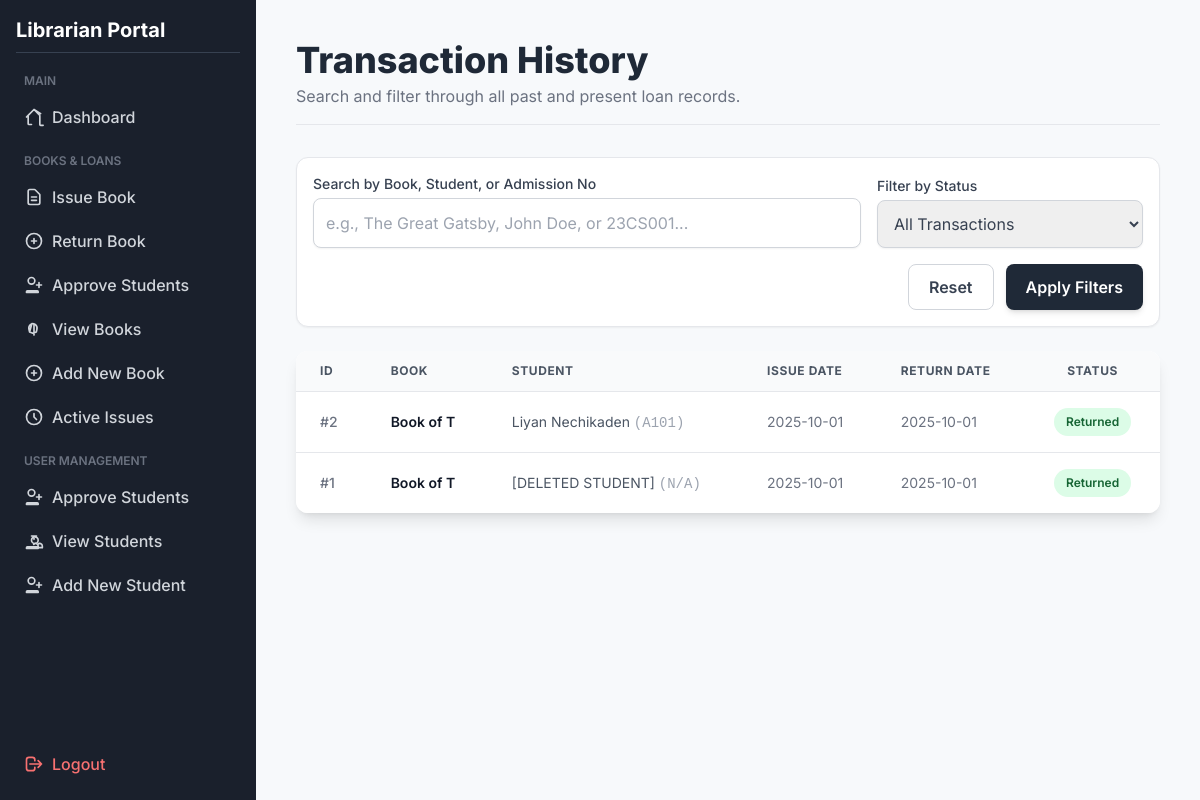
Page /transaction_history (signed in) on the earlier database version.
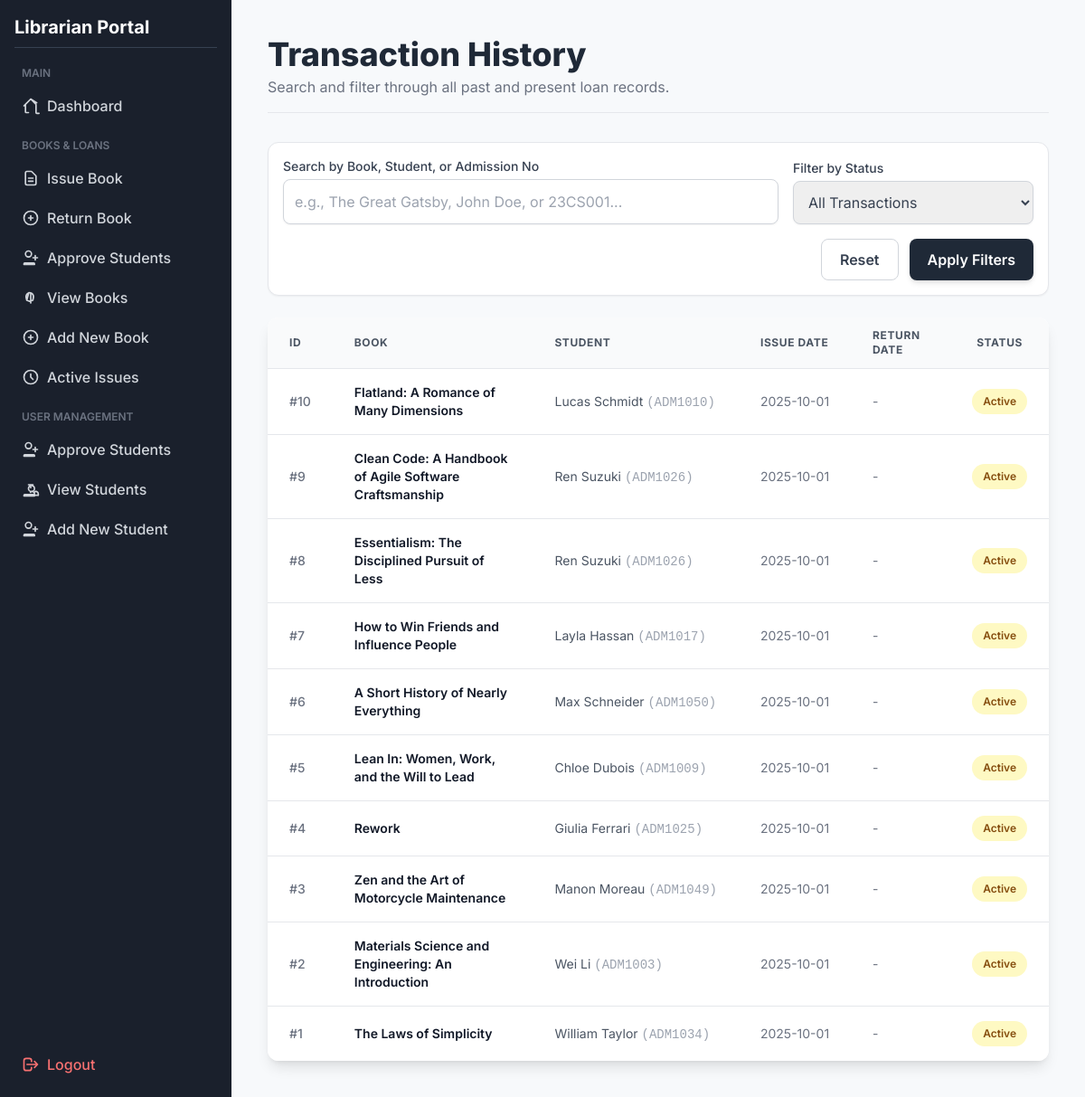
Same page on the later database version.
### tables this page shows
CREATE TABLE transactions (
                            id INTEGER PRIMARY KEY AUTOINCREMENT,
                            book_id INTEGER, 
                            student_id INTEGER, 
                            issue_date TEXT NOT NULL,
                            due_date TEXT NOT NULL,  
                            return_date TEXT,
                            FOREIGN KEY(book_id) REFERENCES books(id) ON DELETE SET NULL,
                            FOREIGN KEY(student_id) REFERENCES students(id) ON DELETE SET NULL
                        );

### app.py (the view)
@app.route("/transaction_history")
@login_required
def transaction_history():
    query = request.args.get('query', '')
    status_filter = request.args.get('status', 'all')
    sql = """
        SELECT t.id,
               COALESCE(b.name, '[DELETED BOOK]') AS book_name,
               COALESCE(s.name, '[DELETED STUDENT]') AS student_name,
               COALESCE(s.admission_no, 'N/A') AS admission_no,
               COALESCE(s.batch, '-') AS batch,
               t.issue_date,
               t.return_date
        FROM transactions t
        LEFT JOIN books b ON t.book_id = b.id
        LEFT JOIN students s ON t.student_id = s.id
    """
    params = []
    conditions = []
    if query:
        search_term = f"%{query}%"
        conditions.append("(b.name LIKE ? OR s.name LIKE ? OR s.admission_no LIKE ?)")
        params.extend([search_term, search_term, search_term])
    if status_filter == 'active':
        conditions.append("t.return_date IS NULL")
    elif status_filter == 'returned':
        conditions.append("t.return_date IS NOT NULL")
    if conditions:
        sql += " WHERE " + " AND ".join(conditions)
    sql += " ORDER BY t.id DESC"
    with get_connection() as conn:
        transactions = conn.execute(sql, tuple(params)).fetchall()
    return render_template("transaction_history.html",
                           transactions=transactions,
                           search_query=query,
                           current_status=status_filter)

### app.py (called while the page is built)
def get_connection():
    return SQLiteContext(DB_NAME)

def login_required(f):
    @wraps(f)
    def decorated_function(*args, **kwargs):
        if not session.get('logged_in'):
            flash('Please log in to access this page.', 'danger')
            return redirect(url_for('login'))
        return f(*args, **kwargs)
    return decorated_function

@app.context_processor
def inject_pending_count():
    with get_connection() as conn:
        try:
            count = conn.execute("SELECT COUNT(id) FROM students_auth WHERE is_approved = 0").fetchone()[0]
            return dict(pending_count=count)
        except:
            return dict(pending_count=0)

    def __enter__(self):
        self.conn = sqlite3.connect(self.db_name)
        self.conn.row_factory = sqlite3.Row
        self.conn.execute('PRAGMA foreign_keys = ON;')
        return self.conn

    def __exit__(self, exc_type, exc_val, exc_tb):
        if exc_type is None and self.conn:
            self.conn.commit()
        if self.conn:
            self.conn.close()
        return False

### templates/transaction_history.html (shortened to what this page needs)
<!DOCTYPE html>
<html lang="en">
<head>
    <script src="https://cdn.tailwindcss.com"></script>
</head>
<body class="min-h-screen">
    <div class="md:flex">
        <div class="sidebar w-full md:w-64 p-4 flex-shrink-0 md:flex md:flex-col md:h-screen md:sticky md:top-0 md:sticky md:top-0">
            <div class="flex-grow">
                <h2 class="text-xl font-bold text-white mb-4 border-b border-gray-700 pb-2">Librarian Portal</h2>
                <nav class="flex flex-col space-y-1">
                    <span class="text-xs uppercase text-gray-500 px-2 pt-1 pb-1 font-semibold block">Main</span>
                    <a href="{{ url_for('index') }}" class="nav-link flex items-center p-2 rounded-lg text-gray-300 font-medium">
                        <svg class="w-5 h-5 mr-2" fill="none" stroke="currentColor" viewBox="0 0 24 24" xmlns="http://www.w3.org/2000/svg"><path stroke-linecap="round" stroke-linejoin="round" stroke-width="2" d="M3 12l2-2m0 0l7-7 7 7M5 10v10a1 1 0 001 1h3m10-10v10a1 1 0 001 1h3m-3-14L12 3l-7 7"></path></svg>
                        Dashboard
                    </a>
                    <span class="text-xs uppercase text-gray-500 px-2 pt-3 pb-1 font-semibold block">Books & Loans</span>
                    <a href="{{ url_for('issue_book') }}" class="nav-link flex items-center p-2 rounded-lg text-gray-300 font-medium">
                        <svg class="w-5 h-5 mr-2" fill="none" stroke="currentColor" viewBox="0 0 24 24" xmlns="http://www.w3.org/2000/svg"><path stroke-linecap="round" stroke-linejoin="round" stroke-width="2" d="M9 12h6m-6 4h6m2 5H7a2 2 0 01-2-2V5a2 2 0 012-2h5.586a1 1 0 01.707.293l5.414 5.414a1 1 0 01.293.707V19a2 2 0 01-2 2z"></path></svg>
                        Issue Book
                    </a>
                    <a href="{{ url_for('return_book') }}" class="nav-link flex items-center p-2 rounded-lg text-gray-300 font-medium">
                        <svg class="w-5 h-5 mr-2" fill="none" stroke="currentColor" viewBox="0 0 24 24" xmlns="http://www.w3.org/2000/svg"><path stroke-linecap="round" stroke-linejoin="round" stroke-width="2" d="M12 9v3m0 0v3m0-3h3m-3 0H9m12 0a9 9 0 11-18 0 9 9 0 0118 0z"></path></svg>
                        Return Book
                    </a>
                    <a href="{{ url_for('approve_students') }}" class="nav-link flex items-center p-2 rounded-lg text-gray-300 font-medium">
                         <svg class="w-5 h-5 mr-2" fill="none" stroke="currentColor" viewBox="0 0 24 24"><path stroke-linecap="round" stroke-linejoin="round" stroke-width="2" d="M18 9v3m0 0v3m0-3h3m-3 0h-3m-2-5a4 4 0 11-8 0 4 4 0 018 0zM3 20a1 1 0 011-1h12a1 1 0 011 1v1h-14v-1z"></path></svg>
                        <span>Approve Students</span>
                    </a>
                    <a href="{{ url_for('view_books') }}" class="nav-link flex items-center p-2 rounded-lg text-gray-300 font-medium">
                        View Books
                    </a>
                    <a href="{{ url_for('add_book') }}" class="nav-link flex items-center p-2 rounded-lg text-gray-300 font-medium">
                        <svg class="w-5 h-5 mr-2" fill="none" stroke="currentColor" viewBox="0 0 24 24" xmlns="http://www.w3.org/2000/svg"><path stroke-linecap="round" stroke-linejoin="round" stroke-width="2" d="M12 9v3m0 0v3m0-3h3m-3 0H9m12 0a9 9 0 11-18 0 9 9 0 0118 0z"></path></svg>
                        Add New Book
                    </a>
                    <a href="{{ url_for('active_issues') }}" class="nav-link flex items-center p-2 rounded-lg text-gray-300 font-medium">
                        <svg class="w-5 h-5 mr-2" fill="none" stroke="currentColor" viewBox="0 0 24 24" xmlns="http://www.w3.org/2000/svg"><path stroke-linecap="round" stroke-linejoin="round" stroke-width="2" d="M12 8v4l3 3m6-3a9 9 0 11-18 0 9 9 0 0118 0z"></path></svg>
                        Active Issues
                    </a>
                    <span class="text-xs uppercase text-gray-500 px-2 pt-3 pb-1 font-semibold block">User Management</span>
                    <a href="{{ url_for('approve_students') }}" class="nav-link flex items-center p-2 rounded-lg text-gray-300 font-medium">
                         <svg class="w-5 h-5 mr-2" fill="none" stroke="currentColor" viewBox="0 0 24 24" xmlns="http://www.w3.org/2000/svg"><path stroke-linecap="round" stroke-linejoin="round" stroke-width="2" d="M18 9v3m0 0v3m0-3h3m-3 0h-3m-2-5a4 4 0 11-8 0 4 4 0 018 0zM3 20a1 1 0 011-1h12a1 1 0 011 1v1h-14v-1z"></path></svg>
                        Approve Students
                    </a>
                    <a href="{{ url_for('view_students') }}" class="nav-link flex items-center p-2 rounded-lg text-gray-300 font-medium">
                        View Students
                    </a>
                    <a href="{{ url_for('add_student') }}" class="nav-link flex items-center p-2 rounded-lg text-gray-300 font-medium">
                        <svg class="w-5 h-5 mr-2" fill="none" stroke="currentColor" viewBox="0 0 24 24"><path stroke-linecap="round" stroke-linejoin="round" stroke-width="2" d="M18 9v3m0 0v3m0-3h3m-3 0h-3m-2-5a4 4 0 11-8 0 4 4 0 018 0zM3 20a1 1 0 011-1h12a1 1 0 011 1v1h-14v-1z"></path></svg>
                        Add New Student
                    </a>
                </nav>
            </div>
            <div class="flex-shrink-0 mt-2">
                <a href="{{ url_for('logout') }}" class="nav-link flex items-center p-2 rounded-lg text-red-400 font-medium">
                    <svg class="w-5 h-5 mr-2" fill="none" stroke="currentColor" viewBox="0 0 24 24" xmlns="http://www.w3.org/2000/svg"><path stroke-linecap="round" stroke-linejoin="round" stroke-width="2" d="M17 16l4-4m0 0l-4-4m4 4H7m6 4v1a3 3 0 01-3 3H6a3 3 0 01-3-3V7a3 3 0 013-3h4a3 3 0 013 3v1"></path></svg>
                    Logout
                </a>
            </div>
        </div>
        <main class="flex-grow p-10">
            <header class="mb-8 pb-4 border-b border-gray-200">
                <h1 class="text-4xl font-extrabold text-gray-800">Transaction History</h1>
                <p class="text-gray-500 mt-1">Search and filter through all past and present loan records.</p>
            </header>
            <div class="mb-6 bg-white p-4 rounded-xl shadow-sm border border-gray-200">
                <form method="GET" action="{{ url_for('transaction_history') }}" class="grid grid-cols-1 md:grid-cols-3 gap-4 items-end">
                    <div class="md:col-span-2">
                        <label for="query" class="block text-sm font-medium text-gray-700 mb-1">Search by Book, Student, or Admission No</label>
                        <input type="text" name="query" id="query" value="{{ search_query or '' }}" class="w-full p-3 border border-gray-300 rounded-lg focus:ring-blue-500 focus:border-blue-500 text-gray-700 shadow-sm" placeholder="e.g., The Great Gatsby, John Doe, or 23CS001...">
                    </div>
                    <div>
                        <label for="status" class="block text-sm font-medium text-gray-700 mb-1">Filter by Status</label>
                        <select name="status" id="status" class="w-full p-3 border border-gray-300 rounded-lg focus:ring-blue-500 focus:border-blue-500 text-gray-700 shadow-sm">
                            <option value="all" {% if current_status == 'all' %}selected{% endif %}>All Transactions</option>
                        </select>
                    </div>
                    <div class="md:col-span-3 flex justify-end gap-3">
                         <a href="{{ url_for('transaction_history') }}" class="px-5 py-2.5 border border-gray-300 text-gray-700 font-semibold rounded-lg hover:bg-gray-50 transition duration-150">Reset</a>
                        <button type="submit" class="px-5 py-2.5 bg-gray-800 text-white font-semibold rounded-lg shadow-md hover:bg-gray-900 transition duration-150">Apply Filters</button>
                    </div>
                </form>
            </div>
            <div class="overflow-x-auto bg-white rounded-xl shadow-lg">
                <table class="min-w-full divide-y divide-gray-200">
                    <thead class="bg-gray-50">
                        <tr>
                            <th class="px-6 py-3 text-left text-xs font-bold text-gray-600 uppercase tracking-wider">ID</th>
                            <th class="px-6 py-3 text-left text-xs font-bold text-gray-600 uppercase tracking-wider">Book</th>
                            <th class="px-6 py-3 text-left text-xs font-bold text-gray-600 uppercase tracking-wider">Student</th>
                            <th class="px-6 py-3 text-left text-xs font-bold text-gray-600 uppercase tracking-wider">Issue Date</th>
                            <th class="px-6 py-3 text-left text-xs font-bold text-gray-600 uppercase tracking-wider">Return Date</th>
                            <th class="px-6 py-3 text-center text-xs font-bold text-gray-600 uppercase tracking-wider">Status</th>
                        </tr>
                    </thead>
                    <tbody class="bg-white divide-y divide-gray-200">
                        {% if transactions %}
                            {% for t in transactions %}
                            <tr class="hover:bg-gray-50 transition duration-150">
                                <td class="px-6 py-4 whitespace-nowrap text-sm font-medium text-gray-500">#{{ t.id }}</td>
                                <td class="px-6 py-4 text-sm font-semibold text-gray-900">{{ t.book_name }}</td>
                                <td class="px-6 py-4 whitespace-nowrap text-sm text-gray-600">{{ t.student_name }} <span class="font-mono text-gray-400">({{ t.admission_no }})</span></td>
                                <td class="px-6 py-4 whitespace-nowrap text-sm text-gray-500">{{ t.issue_date }}</td>
                                <td class="px-6 py-4 whitespace-nowrap text-sm text-gray-500">{{ t.return_date or '-' }}</td>
                                <td class="px-6 py-4 whitespace-nowrap text-center">
                                    {% if t.return_date %}
                                        <span class="px-3 py-1 inline-flex text-xs leading-5 font-semibold rounded-full bg-green-100 text-green-800">Returned</span>
                                    {% else %}
                                        <span class="px-3 py-1 inline-flex text-xs leading-5 font-semibold rounded-full bg-yellow-100 text-yellow-800">Active</span>
                                    {% endif %}
                                </td>
                            </tr>
                            {% endfor %}
                        {% endif %}
                    </tbody>
                </table>
            </div>
        </main>
    </div>
</body>
</html>

### templates/transaction_history.html (style rules this page uses)
body { font-family: 'Inter', sans-serif; background-color: #f7f9fb; }
.sidebar { background-color: #1a202c; }
.nav-link { transition: background-color 0.2s, color 0.2s; }

Differences in the rows shown:
added transactions: id "10", book_name "Flatland: A Romance of Many Dimensions", student_name "Lucas Schmidt", admission_no "ADM1010", issue_date "2025-10-01", return_date "-", shows "Active"
added transactions: id "9", book_name "Clean Code: A Handbook of Agile Software Craftsmanship", student_name "Ren Suzuki", admission_no "ADM1026", issue_date "2025-10-01", return_date "-", shows "Active"
added transactions: id "8", book_name "Essentialism: The Disciplined Pursuit of Less", student_name "Ren Suzuki", admission_no "ADM1026", issue_date "2025-10-01", return_date "-", shows "Active"
added transactions: id "7", book_name "How to Win Friends and Influence People", student_name "Layla Hassan", admission_no "ADM1017", issue_date "2025-10-01", return_date "-", shows "Active"
added transactions: id "6", book_name "A Short History of Nearly Everything", student_name "Max Schneider", admission_no "ADM1050", issue_date "2025-10-01", return_date "-", shows "Active"
added transactions: id "5", book_name "Lean In: Women, Work, and the Will to Lead", student_name "Chloe Dubois", admission_no "ADM1009", issue_date "2025-10-01", return_date "-", shows "Active"
added transactions: id "4", book_name "Rework", student_name "Giulia Ferrari", admission_no "ADM1025", issue_date "2025-10-01", return_date "-", shows "Active"
added transactions: id "3", book_name "Zen and the Art of Motorcycle Maintenance", student_name "Manon Moreau", admission_no "ADM1049", issue_date "2025-10-01", return_date "-", shows "Active"
changed transactions id 2: book_name "Book of T" → "Materials Science and Engineering: An Introduction"; student_name "Liyan Nechikaden" → "Wei Li"; admission_no "A101" → "ADM1003"; return_date "2025-10-01" → "-"; now shows "Active"; no longer shows "Returned"
changed transactions id 1: book_name "Book of T" → "The Laws of Simplicity"; student_name "[DELETED STUDENT]" → "William Taylor"; admission_no "N/A" → "ADM1034"; return_date "2025-10-01" → "-"; now shows "Active"; no longer shows "Returned"
